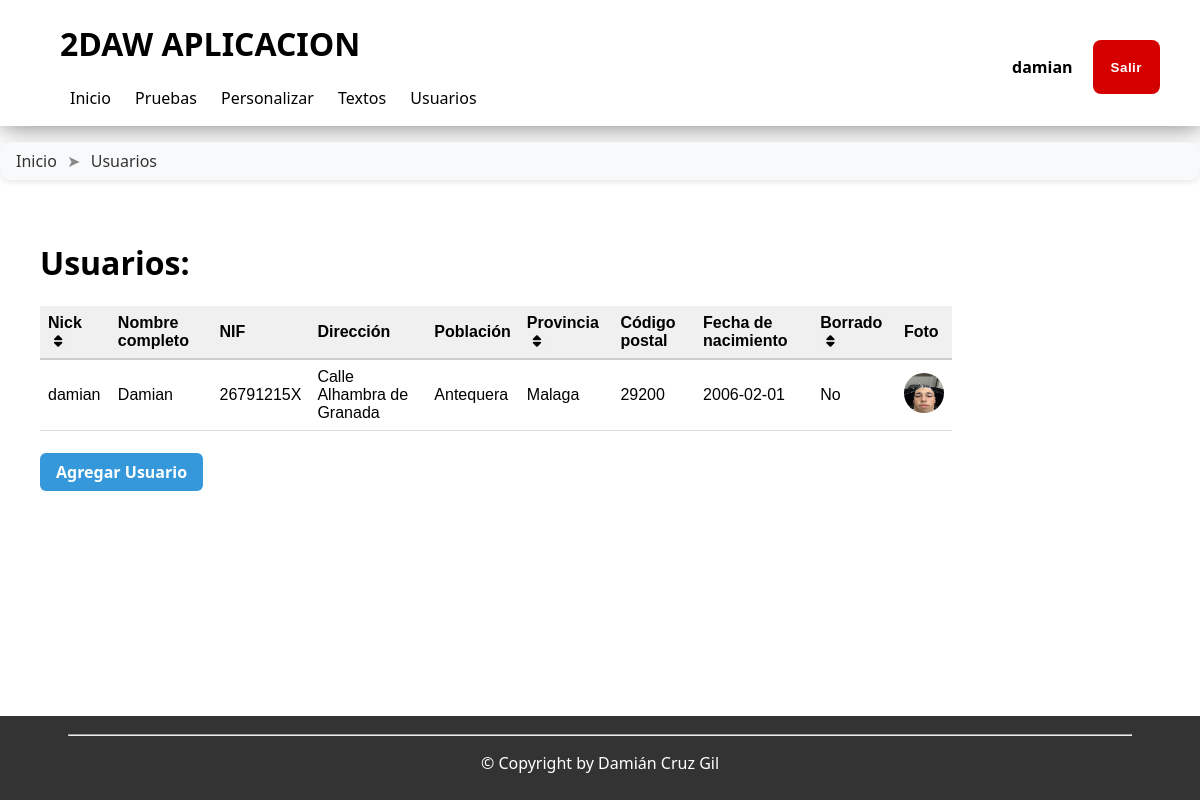
/aplicacion/usuarios/index.php (signed in), run on the app's committed database.
### tables this page shows
CREATE TABLE IF NOT EXISTS `usuarios` (
  `cod_usuario` int(11) NOT NULL AUTO_INCREMENT,
  `nick` varchar(50) NOT NULL,
  `nombre` varchar(50) NOT NULL,
  `nif` varchar(10) NOT NULL,
  `direccion` varchar(50) NOT NULL,
  `poblacion` varchar(30) NOT NULL,
  `provincia` varchar(30) NOT NULL,
  `CP` varchar(5) NOT NULL DEFAULT '00000',
  `fecha_nacimiento` date NOT NULL,
  `borrado` tinyint(1) NOT NULL DEFAULT 0,
  `foto` varchar(50) NOT NULL,
  PRIMARY KEY (`cod_usuario`),
  UNIQUE KEY `nick` (`nick`)
);

### cabecera.php (called while the page is built, shortened)
<?php
include_once(dirname(__FILE__) . "/aplicacion/config/acceso_bd.php");
$conexion = new mysqli($servidor, $usuario, $pass, $baseDatos);
$usuarios = $conexion->query("SELECT * FROM usuarios");
include(RUTABASE . "/aplicacion/templates/plantilla.php");

### aplicacion/usuarios/index.php (the view, shortened to what this page needs)
<?php
include_once(dirname(__FILE__) . "/../../cabecera.php");
cuerpo($usuarios);
function cuerpo($usuarios)
{
?>
    <h1>Usuarios:</h1>
    <table class="tabla">
        <tr>
            <th>Nick
                <form action="index.php" method="post" style="display: inline;">
                    <button class="ordenar" type="submit" name="nick">
                        <i class="fa-solid fa-sort"></i>
                    </button>
                </form>
            </th>
            <th>Nombre completo</th>
            <th>NIF</th>
            <th>Dirección</th>
            <th>Población</th>
            <th>Provincia
                <form action="index.php" method="post" style="display: inline;">
                    <button class="ordenar" type="submit" name="provincia">
                        <i class="fa-solid fa-sort"></i>
                    </button>
                </form>
            </th>
            <th>Código postal</th>
            <th>Fecha de nacimiento</th>
            <th>Borrado
                <form action="index.php" method="post" style="display: inline;">
                    <button class="ordenar" type="submit" name="borrado">
                        <i class="fa-solid fa-sort"></i>
                    </button>
                </form>
            </th>
            <th>Foto</th>
        </tr>
        <?php
        while ($fila = $usuarios->fetch_assoc()) {
            echo "<tr>";
            foreach ($fila as $key => $value) {
                if ($key != 'cod_usuario') {
                    if ($key === 'borrado') {
                        echo "<td>" . ($value ? 'Si' : 'No') . "</td>";
                    } else if ($key === 'foto') {
                        echo "<td><img src='/images/fotos/" . $value . "'></td>";
                    } else
                        echo "<td>$value</td>";
                } else
                    $codUsu = $value;
            }
            echo "</tr>";
        }
        ?>
    </table><br>
    <a class="boton" href="nuevoUsuario.php">Agregar Usuario</a>
<?php
}

### styles/base7.css (style rules this page uses)
html, body { height: 100%; margin: 0; }
body { background: lightgray; font-family: "Segoe UI", Tahoma, Geneva, Verdana, sans-serif; font-size: 16px; color: #333; display: flex; flex-direction: column; }
.tabla { border-collapse: collapse; width: 90%; font-family: Arial, sans-serif; }
.tabla th { background-color: #f0f0f0; font-weight: bold; text-align: left; padding: 8px; border-bottom: 2px solid #ccc; }
.tabla td { padding: 8px; border-bottom: 1px solid #ddd; }
.tabla img { width: 5vh; height: 5vh; padding: 0; }
.boton { display: inline-block; padding: 8px 16px; background: #3498db; color: white; text-decoration: none; border-radius: 6px; font-weight: bold; transition: 0.2s ease; border: 0; }
img { border-radius: 100%; }
.ordenar { border: none; display: inline; }

### data on the page
usuarios: nick "damian", nombre "Damian", nif "26791215X", direccion "Calle Alhambra de Granada", poblacion "Antequera", provincia "Malaga", CP "29200", fecha_nacimiento "2006-02-01", borrado "No", foto (picture)

### other printed values
$cabecera "2DAW APLICACION"
$acceso->getNombre() "damian"
$elemento["TEXTO"] "Inicio"
$elemento["TEXTO"] "Usuarios"
